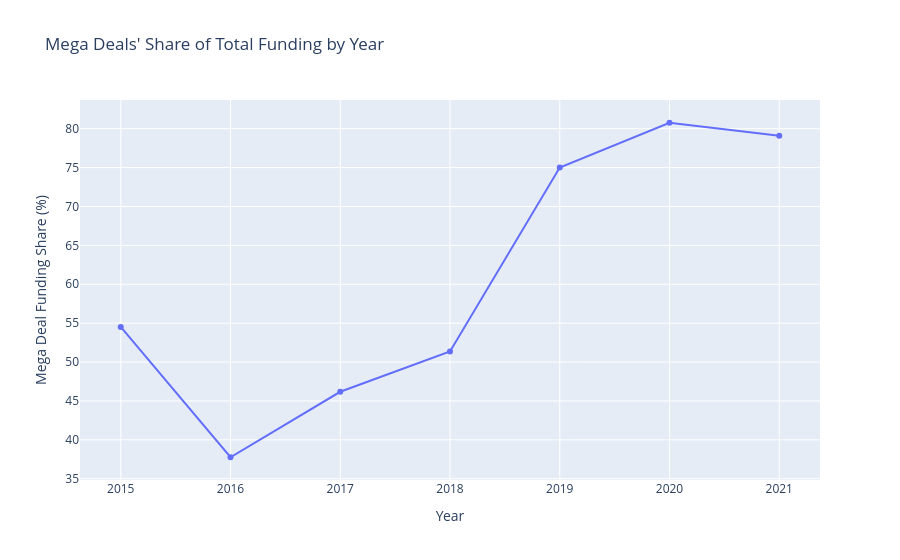

Notebook cell for this chart:
### Code cell
fig = px.line(
    mega_by_year,
    x="year",
    y="mega_funding_share",
    markers=True,
    title="Mega Deals' Share of Total Funding by Year"
)

fig.update_layout(
    xaxis_title="Year",
    yaxis_title="Mega Deal Funding Share (%)",
    hovermode="x unified"
)

fig.show()

### Figure 1 — Plotly figure (JSON) as saved in the notebook; plotly's stock layout.template omitted (floating-point values rounded to 4 significant figures)
{"data": [{"hovertemplate": "year=%{x}<br>mega_funding_share=%{y}<extra></extra>", "legendgroup": "", "line": {"color": "#636efa", "dash": "solid"}, "marker": {"symbol": "circle"}, "mode": "lines+markers", "name": "", "orientation": "v", "showlegend": false, "type": "scatter", "x": [2015, 2016, 2017, 2018, 2019, 2020, 2021], "xaxis": "x", "y": [54.51, 37.76, 46.18, 51.36, 75.02, 80.77, 79.1], "yaxis": "y"}], "layout": {"hovermode": "x unified", "legend": {"tracegroupgap": 0}, "title": {"text": "Mega Deals' Share of Total Funding by Year"}, "xaxis": {"anchor": "y", "domain": [0, 1], "title": {"text": "Year"}}, "yaxis": {"anchor": "x", "domain": [0, 1], "title": {"text": "Mega Deal Funding Share (%)"}}}}
